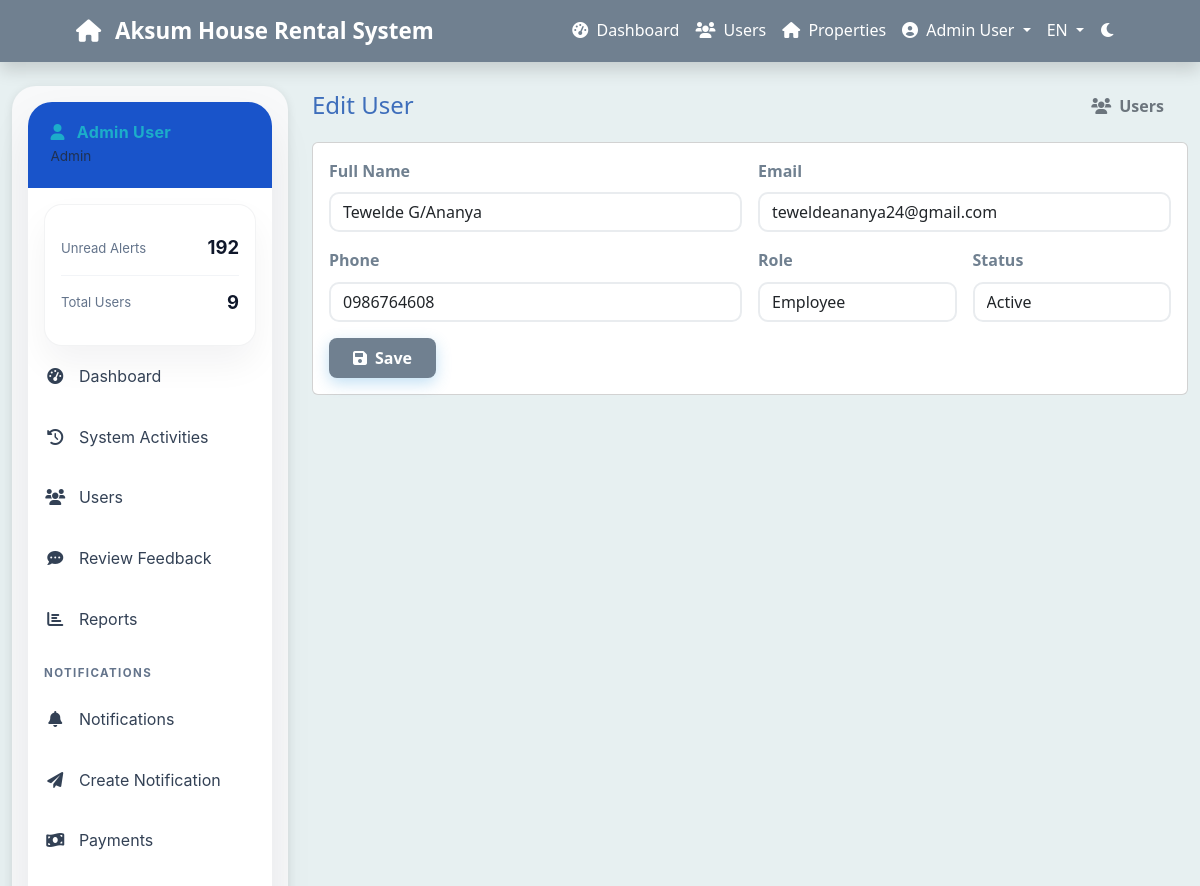
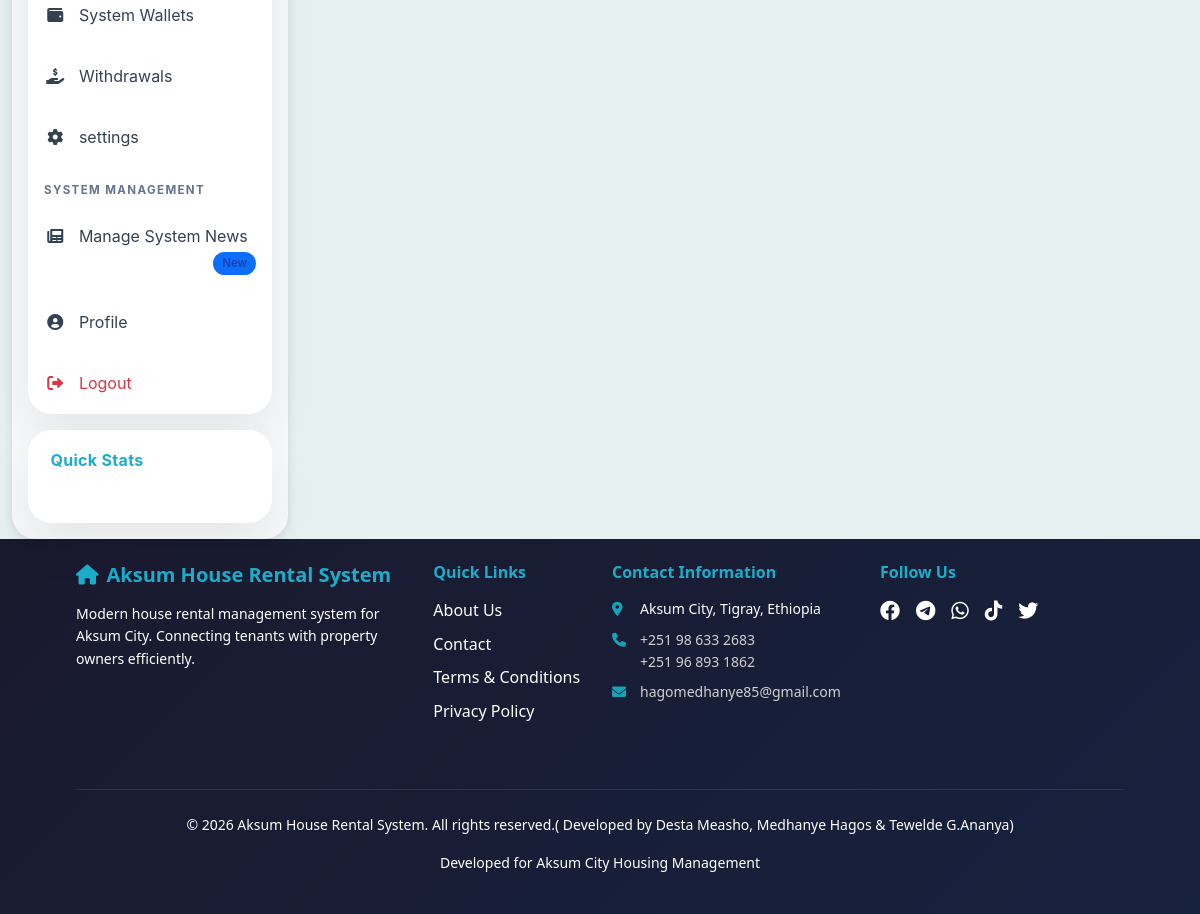
The app's page /admin/user-edit.php?id=4 (signed in) with its own data (2 pictures, top to bottom).
### tables this page shows
CREATE TABLE `users` (
  `user_id` int(11) NOT NULL,
  `full_name` varchar(100) NOT NULL,
  `email` varchar(100) NOT NULL,
  `phone` varchar(20) DEFAULT NULL,
  `password_hash` varchar(255) NOT NULL,
  `role` enum('tenant','owner','employee','admin') NOT NULL,
  `id_number` varchar(50) DEFAULT NULL,
  `address` text DEFAULT NULL,
  `id_image` varchar(255) DEFAULT NULL,
  `profile_image` varchar(255) DEFAULT NULL,
  `profile_picture` varchar(255) DEFAULT NULL,
  `is_verified` tinyint(1) DEFAULT 0,
  `verification_token` varchar(255) DEFAULT NULL,
  `token_expires_at` datetime DEFAULT NULL,
  `is_active` tinyint(1) DEFAULT 1,
  `status` enum('active','inactive','suspended','pending') DEFAULT 'pending',
  `created_at` timestamp NOT NULL DEFAULT current_timestamp(),
  `updated_at` timestamp NOT NULL DEFAULT current_timestamp() ON UPDATE current_timestamp(),
  `login_attempts` int(11) DEFAULT 0 COMMENT 'Number of failed login attempts',
  `last_attempt_time` timestamp NULL DEFAULT NULL COMMENT 'Time of last failed login attempt',
  `lockout_until` timestamp NULL DEFAULT NULL COMMENT 'Time until account is locked out',
  `force_password_change` tinyint(1) DEFAULT 0
);

### includes/database.php (called while the page is built, shortened)
<?php
class Database {
    private $host = DB_HOST;
    private $user = DB_USER;
    private $pass = DB_PASS;
    private $dbname = DB_NAME;
    private $conn;
    private function connect() {
        $dsn = "mysql:host=" . $this->host . ";port=3306;dbname=" . $this->dbname . ";charset=utf8mb4";
        $options = array(
            PDO::ATTR_ERRMODE => PDO::ERRMODE_EXCEPTION,
            PDO::ATTR_DEFAULT_FETCH_MODE => PDO::FETCH_ASSOC,
            PDO::ATTR_EMULATE_PREPARES => false
        );
        try {
            $this->conn = new PDO($dsn, $this->user, $this->pass, $options);
        } catch (PDOException $e) {
            $this->error = "Connection failed: " . $e->getMessage();
            error_log($this->error);
            die("A database connection error occurred. Please try again later.");
        }
    }
    public function prepare($sql) {
        try {
            $stmt = $this->conn->prepare($sql);
            return $stmt;
        } catch (PDOException $e) {
            $this->error = "Prepare failed: " . $e->getMessage();
            error_log($this->error . " | SQL: " . $sql);
            return false;
        }
    }
    public function execute($stmt, $params = []) {
        try {
            $stmt->execute($params);
            return $stmt;
        } catch (PDOException $e) {
            $this->error = "Query failed: " . $e->getMessage();
            throw new Exception($this->error);
        }
    }
    public function getSingle($stmt, $params = []) {
        $result = $this->execute($stmt, $params);
        return $stmt->fetch();
    }
}
?>

### admin/user-edit.php (the view, shortened to what this page needs)
<?php
require_once '../includes/config.php';
$id = isset($_GET['id']) ? (int)$_GET['id'] : 0;
try {
    $stmt = $db->prepare("SELECT user_id, full_name, email, phone, role, status FROM users WHERE user_id = ?");
    $user = $db->getSingle($stmt, [$id]);
} catch (Exception $e) {}
include '../includes/header.php';
?>
<div class="container-fluid mt-4">
    <div class="row">
        <div class="col-lg-3"><?php include '../includes/sidebar.php'; ?></div>
        <div class="col-lg-9">
            <div class="d-flex justify-content-between align-items-center mb-3">
                <h1 class="h4 mb-0">Edit User</h1>
                <a href="users.php" class="btn btn-outline-secondary"><i class="fas fa-users me-2"></i>Users</a>
            </div>
            <div class="card">
                <div class="card-body">
                    <form method="post" class="row g-3">
                        <div class="col-md-6">
                            <label class="form-label">Full Name</label>
                            <input type="text" class="form-control" name="full_name" value="<?php echo htmlspecialchars($user['full_name']); ?>" required>
                        </div>
                        <div class="col-md-6">
                            <label class="form-label">Email</label>
                            <input type="email" class="form-control" name="email" value="<?php echo htmlspecialchars($user['email']); ?>" required>
                        </div>
                        <div class="col-md-6">
                            <label class="form-label">Phone</label>
                            <input type="text" class="form-control" name="phone" value="<?php echo htmlspecialchars($user['phone']); ?>">
                        </div>
                        <div class="col-md-3">
                            <label class="form-label">Role</label>
                            <select class="form-select" name="role">
                                <option value="employee" <?php echo $user['role']==='employee'?'selected':''; ?>>Employee</option>
                            </select>
                        </div>
                        <div class="col-md-3">
                            <label class="form-label">Status</label>
                            <select class="form-select" name="status">
                                <option value="active" <?php echo $user['status']==='active'?'selected':''; ?>>Active</option>
                            </select>
                        </div>
                        <div class="col-12">
                            <button class="btn btn-primary"><i class="fas fa-save me-2"></i>Save</button>
                        </div>
                    </form>
                </div>
            </div>
        </div>
    </div>
</div>
<?php include '../includes/footer.php'; ?>

### assets/css/style.css (style rules this page uses)
:root { --primary-color: #708090; --secondary-color: #010302; --accent-color: #47ad6e; --success-color: #1cadca; --warning-color: #dd6b20; --light-bg: #e7f0f1; --dark-text: #3e6ebb; --border-radius: 8px; --box-shadow: 0 2px 10px rgba(0,0,0,0.1); }
body { font-family: 'Segoe UI', Tahoma, Geneva, Verdana, sans-serif; color: var(--dark-text); line-height: 1.6; background-color: var(--light-bg); }
h1, h2, h3, h4, h5, h6 { color: var(--success-color); font-weight: 600; }
a, .nav-link { color: var(--secondary-color); transition: color 0.2s ease; }
.btn { border-radius: 25px; font-weight: 600; padding: 12px 30px; transition: all 0.3s ease; border: none; position: relative; overflow: hidden; }
.btn::before { content: ''; position: absolute; top: 0; left: -100%; width: 100%; height: 100%; background: linear-gradient(90deg, transparent, rgba(255,255,255,0.2), transparent); transition: left 0.5s ease; }
.btn-primary { background: linear-gradient(135deg, var(--secondary-color) 0%, #2980b9 100%); box-shadow: 0 5px 15px rgba(52, 152, 219, 0.3); }
.form-control, .form-select { border-radius: 10px; border: 2px solid #e9ecef; transition: all 0.3s ease; background: white; }
.form-label { font-weight: 600; color: var(--primary-color); margin-bottom: 0.5rem; }
.btn { border-radius: var(--border-radius); font-weight: 600; padding: 0.5rem 1.5rem; transition: all 0.3s ease; }
.btn-primary { background: var(--primary-color); border-color: var(--primary-color); color: #fff; }

### includes/footer.php (style rules this page uses)
html, body { height: 100%; }
body { display: flex; flex-direction: column; }

### records on screen
users: full_name "Tewelde G/Ananya", email "teweldeananya24@gmail.com", phone "0986764608", role "Employee", status "Active"

### other values on screen
t('site_name') "Aksum House Rental System"
t('dashboard') "Dashboard"
t('users') "Users"
t('properties') "Properties"
$_SESSION['user_name'] "Admin User"
get_current_language() "EN"
$role_labels[$_SESSION['user_role'] ?? 'user'] "Admin"
$item['label'] "Unread Alerts"
$item['value'] "192"
$item['label'] "Total Users"
$item['value'] "9"
t('system_activities') "System Activities"
t('review_feedback') "Review Feedback"
t('reports') "Reports"
t('notifications_section') "NOTIFICATIONS"
